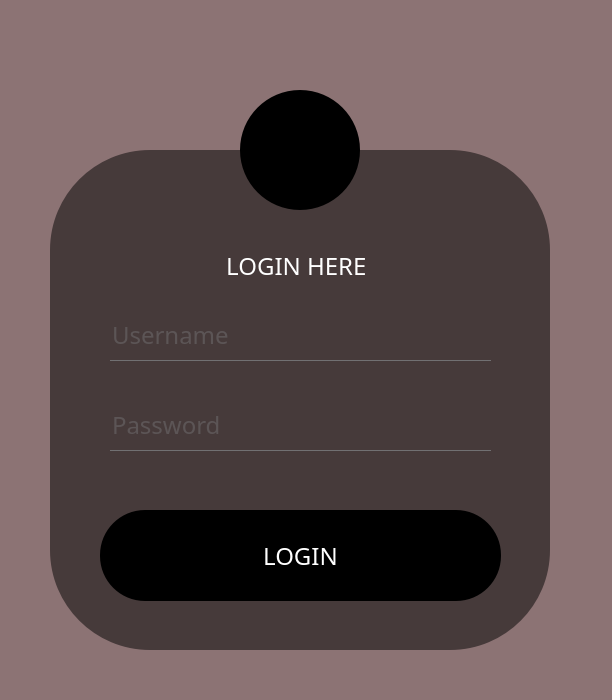
<?xml version="1.0" encoding="UTF-8"?>
<ui version="4.0">
 <class>Form</class>
 <widget class="QWidget" name="Form">
  <property name="geometry">
   <rect>
    <x>0</x>
    <y>0</y>
    <width>612</width>
    <height>700</height>
   </rect>
  </property>
  <property name="minimumSize">
   <size>
    <width>612</width>
    <height>700</height>
   </size>
  </property>
  <property name="maximumSize">
   <size>
    <width>612</width>
    <height>700</height>
   </size>
  </property>
  <property name="windowTitle">
   <string>Form</string>
  </property>
  <property name="autoFillBackground">
   <bool>false</bool>
  </property>
  <property name="styleSheet">
   <string notr="true">*{
	font-family:century gothic;
	font-size:24px;
}

QFrame
{
background:rgba(0,0,0,0.5);
border-radius:100px;

}

#Form{
background-image:url('E:/Coding/LoginDesign/BackUp/background.jpg'); /* background location */
background-color: #8c7374;
}

QPushButton
{
background:black;
border-radius:60px;
}

QToolButton
{
background:black;
border-radius:60px;
}

QLabel
{
color:white;
background:none;
}

QPushButton
{
color:white;
border-radius:45px;
}

QPushButton:hover
{
color:#333;
border-radius:45px;
background:#8c7374;
}

QLineEdit
{
background:transparent;
border:none;
color:#717072;
border-bottom:1px solid #717072;
}

</string>
  </property>
  <widget class="QFrame" name="frame">
   <property name="geometry">
    <rect>
     <x>50</x>
     <y>150</y>
     <width>500</width>
     <height>500</height>
    </rect>
   </property>
   <property name="frameShape">
    <enum>QFrame::StyledPanel</enum>
   </property>
   <property name="frameShadow">
    <enum>QFrame::Raised</enum>
   </property>
   <widget class="QLabel" name="label">
    <property name="geometry">
     <rect>
      <x>170</x>
      <y>90</y>
      <width>151</width>
      <height>51</height>
     </rect>
    </property>
    <property name="text">
     <string> LOGIN HERE</string>
    </property>
   </widget>
   <widget class="QPushButton" name="pushButton">
    <property name="geometry">
     <rect>
      <x>50</x>
      <y>360</y>
      <width>401</width>
      <height>91</height>
     </rect>
    </property>
    <property name="cursor">
     <cursorShape>PointingHandCursor</cursorShape>
    </property>
    <property name="mouseTracking">
     <bool>false</bool>
    </property>
    <property name="text">
     <string>LOGIN</string>
    </property>
   </widget>
   <widget class="QLineEdit" name="lineEdit">
    <property name="geometry">
     <rect>
      <x>60</x>
      <y>160</y>
      <width>381</width>
      <height>51</height>
     </rect>
    </property>
    <property name="text">
     <string/>
    </property>
    <property name="placeholderText">
     <string>Username</string>
    </property>
   </widget>
   <widget class="QLineEdit" name="lineEdit_2">
    <property name="geometry">
     <rect>
      <x>60</x>
      <y>250</y>
      <width>381</width>
      <height>51</height>
     </rect>
    </property>
    <property name="text">
     <string/>
    </property>
    <property name="echoMode">
     <enum>QLineEdit::Password</enum>
    </property>
    <property name="placeholderText">
     <string>Password</string>
    </property>
   </widget>
  </widget>
  <widget class="QToolButton" name="toolButton">
   <property name="geometry">
    <rect>
     <x>240</x>
     <y>90</y>
     <width>120</width>
     <height>120</height>
    </rect>
   </property>
   <property name="text">
    <string/>
   </property>
   <property name="icon">
    <iconset>
     <normaloff>icon.png</normaloff>icon.png</iconset>
   </property>
   <property name="iconSize">
    <size>
     <width>50</width>
     <height>50</height>
    </size>
   </property>
  </widget>
 </widget>
 <resources/>
 <connections/>
</ui>
